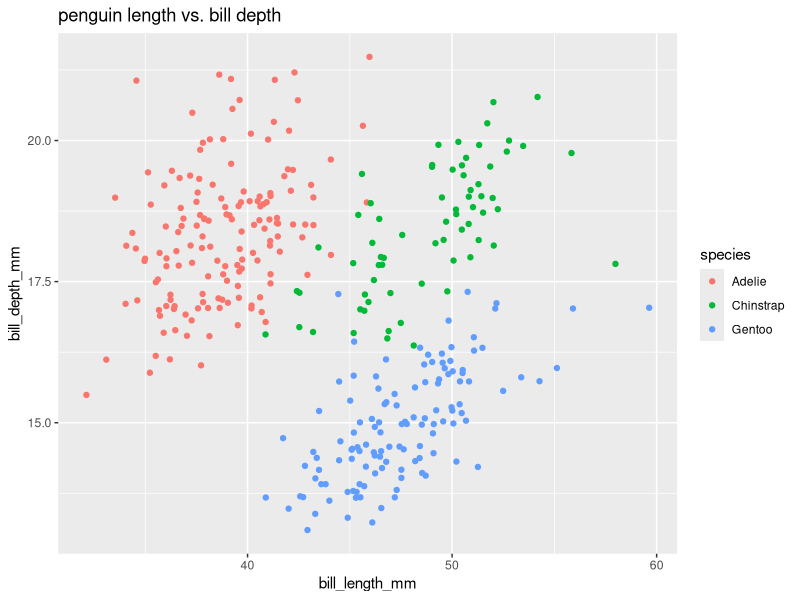

Reproduce this figure in R.
## ---- chunk 1
library(tidyverse)
library(palmerpenguins)

#first function to evaluate
fx = expression(x^2)
dx = D(fx,"x")
x <- 3
eval(dx)

#second function to evaluate 
pa = expression (2*(3*a + 2)^4 - 5)
da = D(pa, "a")
a <- 1.2
eval(da)


## ---- chunk 2

ggplot(data=penguins, 
       aes(x=bill_length_mm, y=bill_depth_mm, color = species))+
         geom_jitter()+
         labs(title = "penguin length vs. bill depth")

